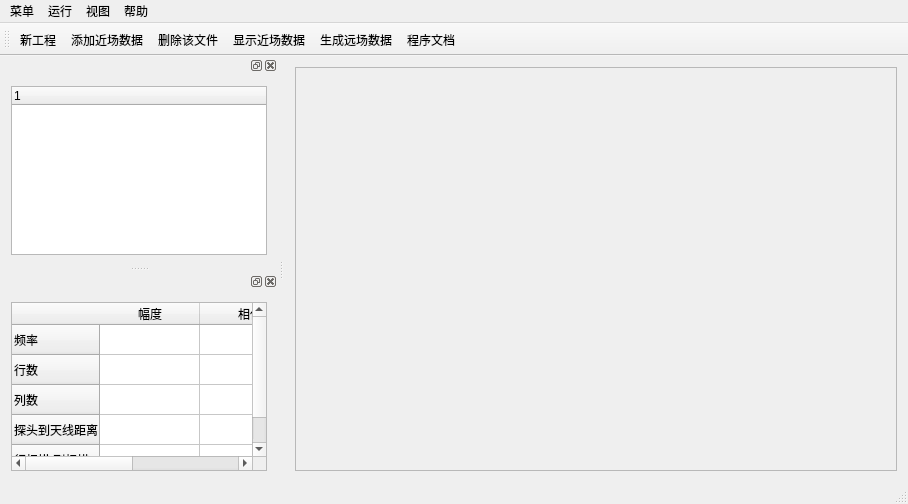
<?xml version="1.0" encoding="UTF-8"?>
<ui version="4.0">
 <class>MainWindow</class>
 <widget class="QMainWindow" name="MainWindow">
  <property name="geometry">
   <rect>
    <x>0</x>
    <y>0</y>
    <width>908</width>
    <height>504</height>
   </rect>
  </property>
  <property name="windowTitle">
   <string>MainWindow</string>
  </property>
  <widget class="QWidget" name="centralWidget">
   <layout class="QGridLayout" name="gridLayout_2">
    <item row="0" column="0">
     <widget class="QFrame" name="frame">
      <property name="sizePolicy">
       <sizepolicy hsizetype="Expanding" vsizetype="Preferred">
        <horstretch>3</horstretch>
        <verstretch>1</verstretch>
       </sizepolicy>
      </property>
      <property name="frameShape">
       <enum>QFrame::StyledPanel</enum>
      </property>
      <property name="frameShadow">
       <enum>QFrame::Raised</enum>
      </property>
     </widget>
    </item>
   </layout>
  </widget>
  <widget class="QMenuBar" name="menuBar">
   <property name="geometry">
    <rect>
     <x>0</x>
     <y>0</y>
     <width>908</width>
     <height>26</height>
    </rect>
   </property>
   <widget class="QMenu" name="menu">
    <property name="title">
     <string>菜单</string>
    </property>
    <addaction name="action"/>
    <addaction name="action_1"/>
    <addaction name="action_2"/>
    <addaction name="action_3"/>
    <addaction name="separator"/>
    <addaction name="action_4"/>
   </widget>
   <widget class="QMenu" name="menu_2">
    <property name="title">
     <string>运行</string>
    </property>
    <addaction name="action_5"/>
   </widget>
   <widget class="QMenu" name="menu_3">
    <property name="title">
     <string>视图</string>
    </property>
   </widget>
   <widget class="QMenu" name="menu_4">
    <property name="title">
     <string>帮助</string>
    </property>
    <addaction name="action_6"/>
   </widget>
   <addaction name="menu"/>
   <addaction name="menu_2"/>
   <addaction name="menu_3"/>
   <addaction name="menu_4"/>
  </widget>
  <widget class="QToolBar" name="mainToolBar">
   <attribute name="toolBarArea">
    <enum>TopToolBarArea</enum>
   </attribute>
   <attribute name="toolBarBreak">
    <bool>false</bool>
   </attribute>
   <addaction name="action"/>
   <addaction name="action_2"/>
   <addaction name="action_3"/>
   <addaction name="action_1"/>
   <addaction name="action_5"/>
   <addaction name="action_6"/>
  </widget>
  <widget class="QStatusBar" name="statusBar"/>
  <widget class="QDockWidget" name="dockWidget_2">
   <property name="sizePolicy">
    <sizepolicy hsizetype="Expanding" vsizetype="Preferred">
     <horstretch>1</horstretch>
     <verstretch>0</verstretch>
    </sizepolicy>
   </property>
   <attribute name="dockWidgetArea">
    <number>1</number>
   </attribute>
   <widget class="QWidget" name="dockWidgetContents_2">
    <layout class="QVBoxLayout" name="verticalLayout">
     <item>
      <widget class="QTreeWidget" name="treeWidget">
       <column>
        <property name="text">
         <string notr="true">1</string>
        </property>
       </column>
      </widget>
     </item>
    </layout>
   </widget>
  </widget>
  <widget class="QDockWidget" name="dockWidget_3">
   <property name="sizePolicy">
    <sizepolicy hsizetype="Expanding" vsizetype="Preferred">
     <horstretch>1</horstretch>
     <verstretch>0</verstretch>
    </sizepolicy>
   </property>
   <attribute name="dockWidgetArea">
    <number>1</number>
   </attribute>
   <widget class="QWidget" name="dockWidgetContents_3">
    <layout class="QGridLayout" name="gridLayout">
     <item row="0" column="0">
      <widget class="QTableWidget" name="tableWidget">
       <property name="sizePolicy">
        <sizepolicy hsizetype="Expanding" vsizetype="Expanding">
         <horstretch>0</horstretch>
         <verstretch>2</verstretch>
        </sizepolicy>
       </property>
       <row>
        <property name="text">
         <string>频率</string>
        </property>
       </row>
       <row>
        <property name="text">
         <string>行数</string>
        </property>
       </row>
       <row>
        <property name="text">
         <string>列数</string>
        </property>
       </row>
       <row>
        <property name="text">
         <string>探头到天线距离</string>
        </property>
       </row>
       <row>
        <property name="text">
         <string>行扫描/列扫描</string>
        </property>
       </row>
       <column>
        <property name="text">
         <string>幅度</string>
        </property>
       </column>
       <column>
        <property name="text">
         <string>相位</string>
        </property>
       </column>
      </widget>
     </item>
    </layout>
   </widget>
  </widget>
  <action name="action">
   <property name="text">
    <string>新工程</string>
   </property>
  </action>
  <action name="action_4">
   <property name="text">
    <string>退出</string>
   </property>
  </action>
  <action name="action_1">
   <property name="text">
    <string>显示近场数据</string>
   </property>
  </action>
  <action name="action_5">
   <property name="text">
    <string>生成远场数据</string>
   </property>
  </action>
  <action name="action_2">
   <property name="text">
    <string>添加近场数据</string>
   </property>
  </action>
  <action name="action_3">
   <property name="text">
    <string>删除该文件</string>
   </property>
  </action>
  <action name="action_6">
   <property name="text">
    <string>程序文档</string>
   </property>
   <property name="toolTip">
    <string>程序文档</string>
   </property>
  </action>
 </widget>
 <layoutdefault spacing="6" margin="11"/>
 <resources/>
 <connections/>
</ui>
